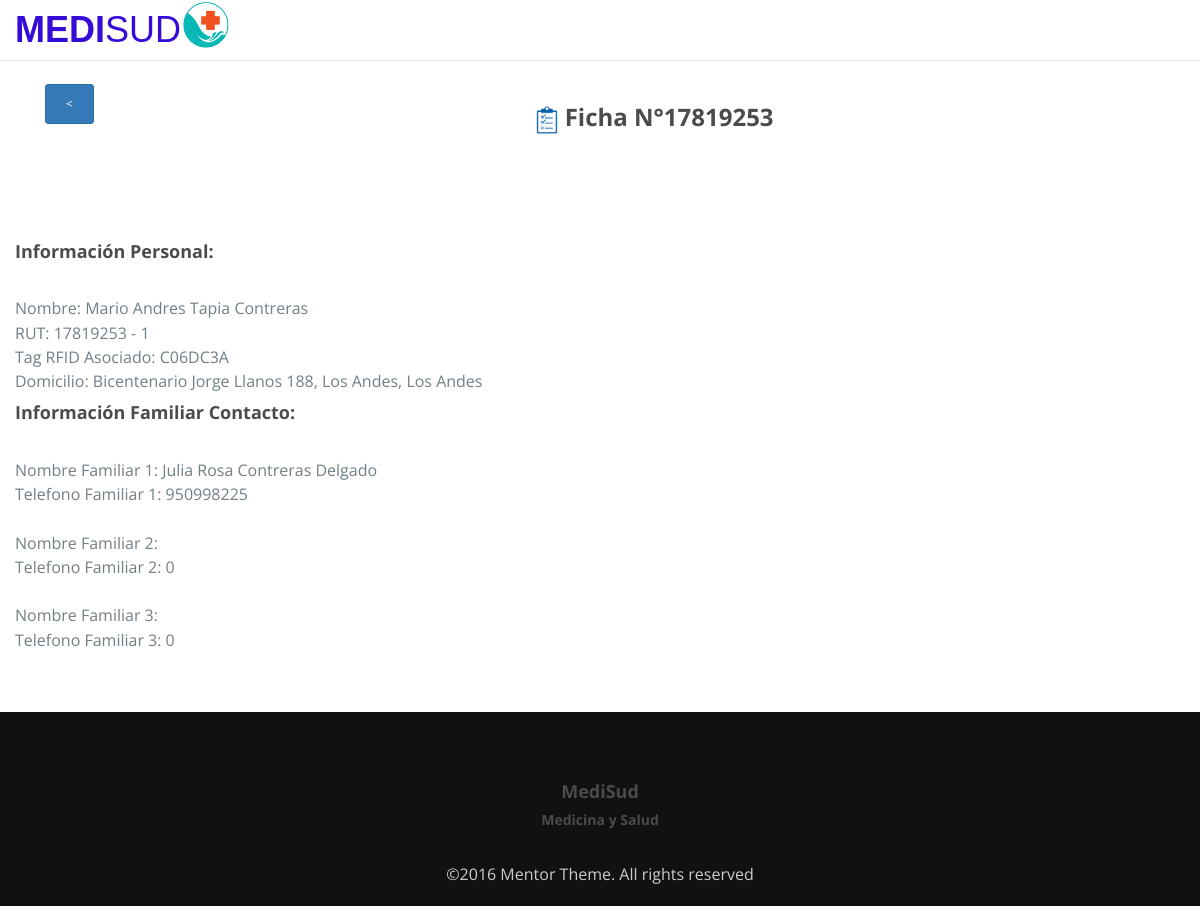
Before: /fichaIndex.php?tag=C06DC3A with the older database file.
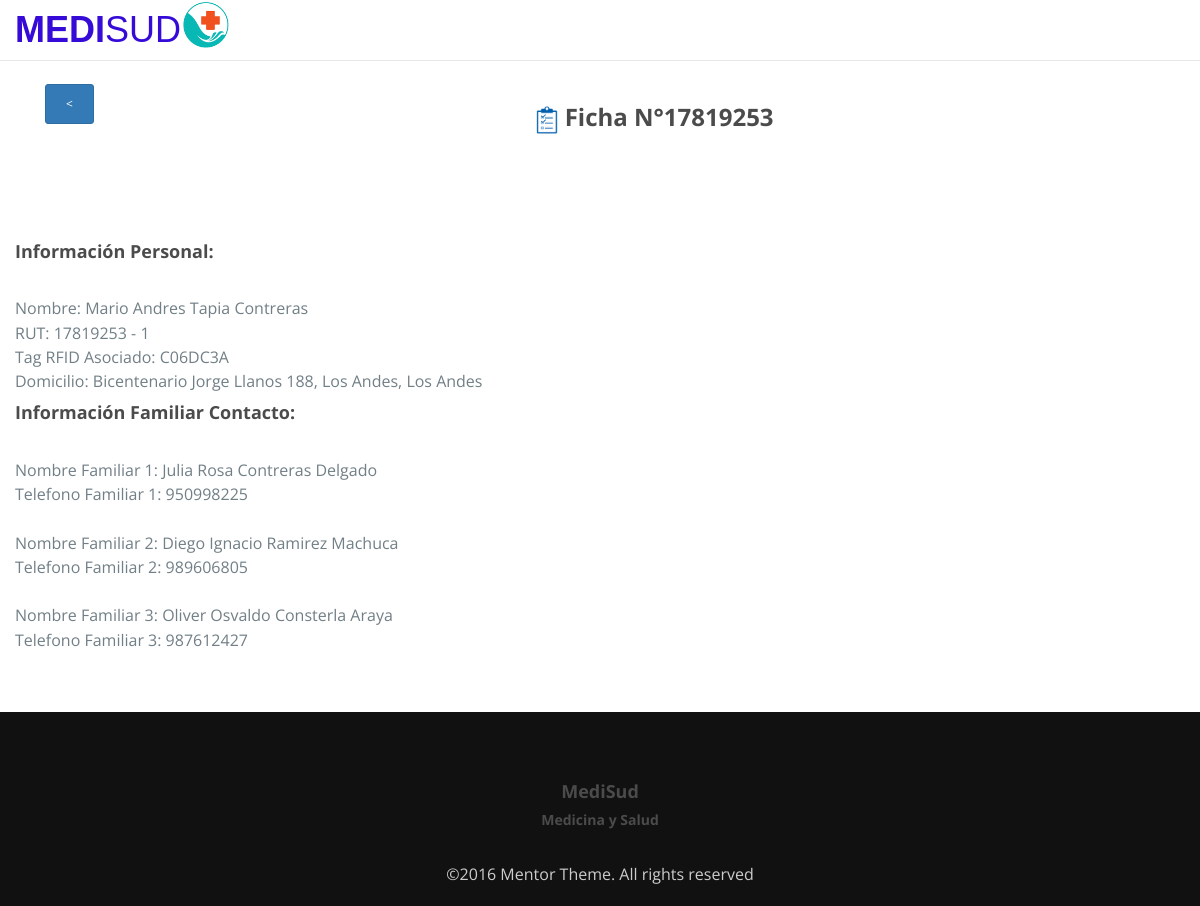
After: the same page with the newer database file.
### tables this page shows
CREATE TABLE `paciente` (
  `Rut` int(8) NOT NULL,
  `Dv` varchar(1) NOT NULL,
  `Nombre` varchar(80) NOT NULL,
  `FechaNac` varchar(10) NOT NULL,
  `Sexo` char(1) NOT NULL,
  `Domicilio` varchar(80) NOT NULL,
  `Comuna` varchar(30) NOT NULL,
  `Localidad` varchar(20) NOT NULL,
  `correo` varchar(60) NOT NULL,
  `Fono` int(9) NOT NULL,
  `Prevision` varchar(15) NOT NULL,
  `Altura` decimal(3,2) NOT NULL,
  `Peso` decimal(5,2) NOT NULL,
  `TipoSangre` char(2) NOT NULL,
  `FactorRH` char(8) NOT NULL,
  `alergias` varchar(100) NOT NULL,
  `NombreFamiliar` varchar(80) NOT NULL,
  `TelefonoFamiliar` int(9) NOT NULL,
  `NombreFamiliar2` varchar(80) NOT NULL,
  `TelefonoFamiliar2` int(9) NOT NULL,
  `NombreFamiliar3` varchar(80) NOT NULL,
  `TelefonoFamiliar3` int(9) NOT NULL,
  `CodRFID` varchar(16) NOT NULL
);

### fichaIndex.php (the view, shortened to what this page needs)
<!DOCTYPE html>
<html lang="en">
  <head>
    <link rel="stylesheet" type="text/css" href="css/font-awesome.min.css">
    <link rel="stylesheet" type="text/css" href="css/bootstrap.min.css">
    <link rel="stylesheet" type="text/css" href="css/imagehover.min.css">
    <link rel="stylesheet" type="text/css" href="css/style.css">
    <link rel="stylesheet" type="text/css" href="css/tabla.css">
  </head>
  <body>
    <nav class="navbar navbar-default navbar-fixed-top">
      <div class="container">
        <div class="navbar-header">
            <a class="navbar-brand" href="index.php">MEDI<span>SUD</span></a><img src="img/logo2.png" width="50" />
        </div>
        <div class="collapse navbar-collapse" id="myNavbar">
        </div>
      </div>
    </nav>
    <section id ="feature" class="section-padding">
        <div class="container">
            <br>
            <div class="col-md-1">
                <a href="lectorIndex.php"><button type="submit" class="btn btn-primary btn-xs"> < </button></a>
            </div>
            <div class="row">
                <?php
                    $tag=$_GET['tag'];
                    require 'conexion.php';
                    $sql="SELECT *FROM paciente WHERE CodRFID='$tag'";
                    $result=$conn->query($sql);
                    if($result->num_rows>0){
                        while($row=$result->fetch_assoc()){
                            echo '<div class="header-section text-center">
                                    <h2><img src="img/control.png" width="22"> Ficha N°'. $row['Rut'].'</h2>
                                </div>
                                <div class="feature-info">
                                    <br><br>';
                                   echo'<br><div class="row">
                                      <div class="col-md-7 col-sm-7 col-xs-7 left">
                                            <h4>Información Personal:</h4><br>
                                            Nombre: '.$row['Nombre'].'<br>
                                            RUT: '.$row['Rut'].' - '.$row['Dv'].'<br>
                                            Tag RFID Asociado: '.$row['CodRFID'].'<br>
                                            Domicilio: '.$row['Domicilio'].', '.$row['Comuna']. ', '.$row['Localidad'].'<br>
                                      </div>
                                  </div>
                                    <h4>Información Familiar Contacto: </h4><br>
                                        Nombre Familiar 1: '.$row['NombreFamiliar'].'<br>
                                        Telefono Familiar 1: '. $row['TelefonoFamiliar'].'<br><br>
                                        Nombre Familiar 2: '.$row['NombreFamiliar2'].'<br>
                                        Telefono Familiar 2: '. $row['TelefonoFamiliar2'].'<br><br>
                                        Nombre Familiar 3: '.$row['NombreFamiliar3'].'<br>
                                        Telefono Familiar 3: '. $row['TelefonoFamiliar3'].'<br>';
                            }
                        }else{
                            echo '<div style="text-align:center" ><h2>La ficha no existe.</h2></div>';
                        }
                    ?>
            </div>
        </div>
    </section>
    <footer id="footer" class="footer">
      <div class="container text-center">
      <h4>MediSud</h4>
      <h5>Medicina y Salud</h5>
      <br>©2016 Mentor Theme. All rights reserved
      </div>
    </footer>
  </body>
</html>

Changed rows visible on the page:
changed paciente "Mario Andres Tapia Contreras": NombreFamiliar2 (not shown) → "Diego Ignacio Ramirez Machuca"; TelefonoFamiliar2 "0" → "989606805"; NombreFamiliar3 (not shown) → "Oliver Osvaldo Consterla Araya"; TelefonoFamiliar3 "0" → "987612427"
